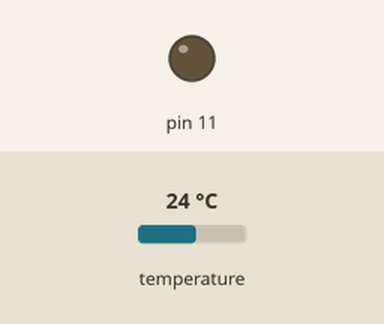
Recording of a sketch running on a simulated Arduino Leonardo, built with avr-gcc and run on an emulated ATmega32U4. Shown: output pins drawn as LEDs (lit = HIGH). Inputs (shaded band) come from the test bench; at power-on: temperature 24 °C.

Above: at 1.2 s.
1.3 s: temperature set to 35.5 °C
2.8 s: temperature set to 36.8 °C
At 3.9 s:
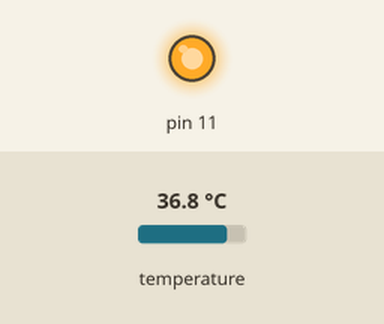
4.3 s: temperature set to 12 °C
At 5.0 s:
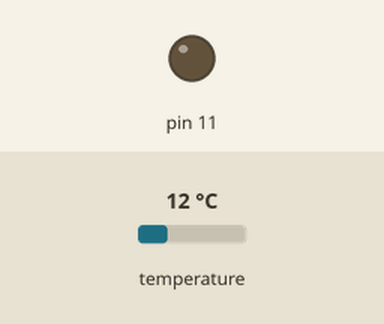
5.8 s: temperature set to 41 °C
At 6.2 s:
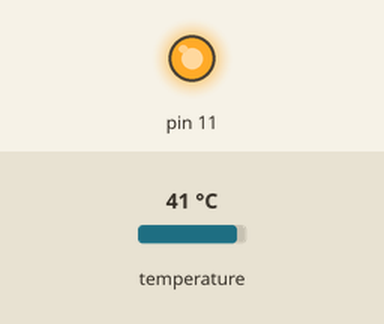
Timing chart, 0 to 8.3 s (numbered marks = the images above; inputs shaded):
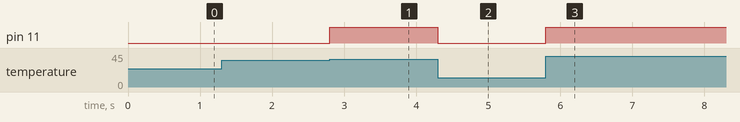

Measured:
- the behaviour switches between 35.9 and 36 °C on temperature (found by bisection; images 0 and 1)
- after the input at 1.3 s, every drawn part: stays the same
- after the input at 2.8 s, pin 11: LOW → HIGH at once
- after the input at 4.3 s, pin 11: HIGH → LOW at once
- after the input at 5.8 s, pin 11: LOW → HIGH at once

The sketch:

Temp.ino
```cpp
#include<Esplora.h>
void setup() {
  // put your setup code here, to run once:
  pinMode(11,OUTPUT);
  Serial.begin(9600);
}

void loop() {
  // put your main code here, to run repeatedly:
  int celsius = Esplora.readTemperature(DEGREES_C);
  if (celsius>35){
    digitalWrite(11,HIGH);
  }
  else{
     digitalWrite(11,LOW);
  }

}
```
